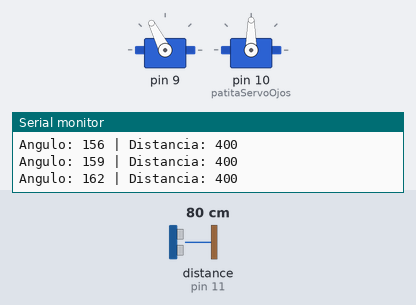
A sketch run on a simulated Arduino Uno, built with avr-gcc and run on an emulated ATmega328P. On the bench: 2 × servo, the last lines printed to the serial monitor. Inputs (shaded band) come from the test bench; at power-on: distance to the obstacle (sensor on pin 11) 80 cm. The echo pulse lasts 58.3 µs per cm.

Above: at 4.28 s.
4.3 s: distance to the obstacle (sensor on pin 11) set to 2 cm
At 4.64 s:
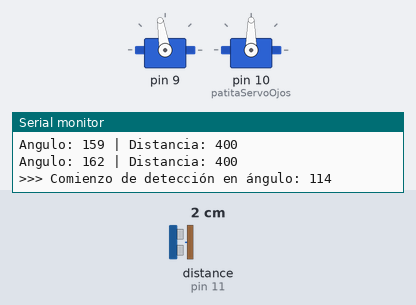
7.3 s: distance to the obstacle (sensor on pin 11) set to 4 cm
At 9.91 s:
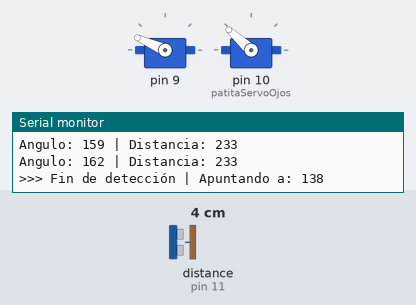
10.3 s: distance to the obstacle (sensor on pin 11) set to 48 cm
At 10.38 s:
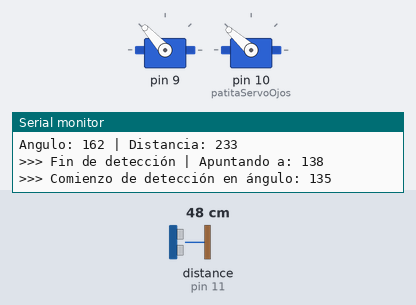
13.3 s: distance to the obstacle (sensor on pin 11) set to 55 cm
At 13.46 s:
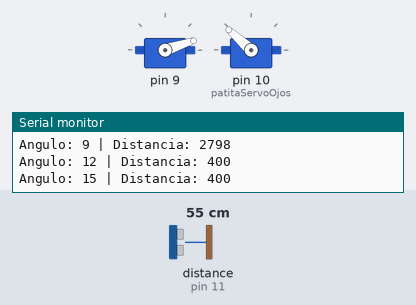
16.3 s: distance to the obstacle (sensor on pin 11) set to 9 cm
19.3 s: distance to the obstacle (sensor on pin 11) set to 42 cm
22.3 s: distance to the obstacle (sensor on pin 11) set to 47 cm
Timing chart, 0 to 26.3 s (numbered marks = the images above; inputs shaded):
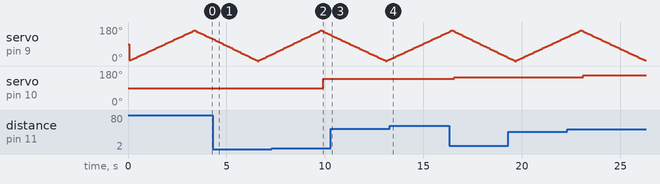

The sketch:

grupo-04.ino
```cpp
/*
Grupo-04

Integrantes:

10-brauliofigueroa2001
13-Bernardita-Jesus
17-jotamorales-romulus
20-Camila-Parada
28-FranUDP

Conexiones:

ServoRadar = Pin 9

ServoOjos = Pin 10

SensorUltrasonico | Trig = Pin 12 | Echo = Pin 11

Mp3 =

*/

#include "SensorUltrasonico.h"
#include "Rotador.h"
#include "Ojos.h"

Rotador rotador;
SensorUltrasonico ultrasonico;
Ojos ojos;

void setup()
{
  Serial.begin(115200);
  ultrasonico.configurar();
  rotador.configurar(&ultrasonico, &ojos);
  ojos.configurar();
}

void loop()
{
  rotador.radar();
}
```

Ojos.cpp
```cpp
#include "Ojos.h"

Ojos::Ojos() {}
Ojos::~Ojos() {}

void Ojos::configurar() {

  // Conecta el servo a esta patita
  servoOjos.attach(patitaServoOjos);
  // Comienza con el servo mirando al centro
  servoOjos.write(90);
}

void Ojos::apuntar(int anguloObjetivo) {
  // Mira al angulo obtenido de la funcion procesarDeteccion()
  servoOjos.write(anguloObjetivo);
}
```

Ojos.h
```cpp
#ifndef OJOS_H
#define OJOS_H

#include <Arduino.h>
#include <Servo.h>

class Ojos {

  public:

  Ojos();
  ~Ojos();

  void configurar();

  // Mueve los ojos a un ángulo objetivo específico.
  void apuntar(int anguloObjetivo);

  //variablels y funciones internas
  private:

  Servo servoOjos;

  // La patita que controla el servo
  const int patitaServoOjos = 10;
};


#endif
```

Rotador.cpp
```cpp
#include "Rotador.h"

Rotador::Rotador() {}
Rotador::~Rotador() {}

void Rotador::configurar(SensorUltrasonico* s, Ojos* o) {
  servo.attach(Rotador::patitaServo);
  sensor = s; // Guardamos el sensor que nos pasaron para usarlo después
  ojos = o; // Guardamos el puntero del servo de los ojos

for (int i = 0; i <= 180; i++) {
    distanciasFondo[i] = 400; // Un valor por defecto seguro (lejos)
  }
}


// Funcion principal encargada del barrido del radar y delegar tareas
void Rotador::radar() {

    // Obtiene el promedio de las distancias y la guarda
    int distanciaActual = sensor->medirDistanciaCm();
    // Si vamos a la derecha...
    if (direccion == 1) {
    // Guardamos la distanciaActual en el slot correspondiente al angulo del servo, en el array
     distanciasFondo[anguloActual] = distanciaActual;

    // Imprime el estado actual para debugging
    Serial.print("Angulo: ");
    Serial.print(anguloActual);
    Serial.print(" | Distancia: ");
    Serial.println(distanciaActual);

    // Si vamos a la izquieda...
    } else {
    // Delega el analisis de detección
    procesarDeteccion(distanciaActual);
    }

    // Comprobar si estamos en un extremo, para ir en la otra dirección
    // Si estamos en el angulo maximo (derecha), ir a la izquierda
    if (anguloActual >= anguloMax) {
      direccion = 0;
    }
    // Si estamos en el anulo minimo (izquierda), cambiar dirección a la derecha
    if (anguloActual <= anguloMin) {
      direccion = 1;
    }

    // Dependiendo de la dirección aumenta o reduce el angulo del servo
    if (direccion == 1) {
      anguloActual += paso;
    } else {
      anguloActual -= paso;
    }
    servo.write(anguloActual);
  }


// Procesa el/los cono(s) de deteccion, ve el punto medio y reposiciona los ojos
void Rotador::procesarDeteccion(int distanciaActual) {
  // Si la diferencia de las dos mediciones es superior al margen de error deteccion = true
  bool deteccion = (abs(distanciaActual - distanciasFondo[anguloActual]) > umbralDeteccion);

  // If deteccion = true...
  if (deteccion) {
    // If "no estabamos ya siguiendo a usuario" ...
    if (detectandoUsuario == false) {
      // Cambiar el estado de la flag para que luego funcione el bloque siguiente
      detectandoUsuario = true;
      // Registrar el angulo de inicio de detección
      anguloInicioDeteccion = anguloActual;
      // Debugging
      Serial.print(">>> Comienzo de detección en ángulo: ");
      Serial.println(anguloInicioDeteccion);
    }
  } else { // If deteccion = false, es decir ya no estoy viendo al usuario...
    // If "ya estabamos detectando al usuario"...
    if (detectandoUsuario == true) {
      // Registrar angulo final de detección (el servo va desde 160 a 0, por lo que el ultimo angulo donde estuvo el usuario fue 1 step atrás)
      int anguloFinDeteccion = anguloActual + paso;
      // Calcula el promedio de ambas mediciones para obtener el centro del cono
      int anguloObjetivo = (anguloInicioDeteccion + anguloFinDeteccion) / 2;
      // Debugging
      Serial.print(">>> Fin de detección | Apuntando a: ");
      Serial.println(anguloObjetivo);
      // Envia el valor a la funcion de los ojos
      ojos->apuntar(anguloObjetivo);
      // Resetea la flag para poder detectar a otro usuario
      detectandoUsuario = false;
      // anguloInicioDeteccion = -1;
    }
  }
}
    
```

Rotador.h
```cpp
#ifndef ROTADOR_H
#define ROTADOR_H

#include <Arduino.h>
#include <Servo.h>
#include "SensorUltrasonico.h"
#include "Ojos.h"

class Rotador {

public:
  Rotador();
  ~Rotador();

  void configurar(SensorUltrasonico* s, Ojos* o);

  void radar();

  Servo servo;
  SensorUltrasonico* sensor;
  Ojos* ojos;

  // Patita que controla el servo
  int patitaServo = 9;
  // Angulo minimo y de inicio del servoRadar
  int anguloMin = 0;
  // ServoRadar comienza en angulo mínimo como posición inicial
  int anguloActual = anguloMin;
  // Angulo máximo de rotación del servoRadar
  int anguloMax = 160;
  // Distancia (grados) que recorre el servoRadar tras cada medición
  int paso = 3;
  // 1 es hacia la derecha, 0 es a la izquierda
  bool direccion = 1;


  // Array de mediciones del radar correspondientes a cada angulo
  int distanciasFondo[181];
  // Margen de error en cm
  const int umbralDeteccion = 100;
  // Si hemos detectado a un usuario
  bool detectandoUsuario = false;
  // Angulo donde se comenzó a registrar una alerta (presencia de usuario)
  int anguloInicioDeteccion = -1;

private:
  // Funcion interna encargada de procesar a que punto posicionar el servoOjos
  void procesarDeteccion(int distanciaActual);
};

#endif
```

SensorUltrasonico.cpp
```cpp
#include "SensorUltrasonico.h"

SensorUltrasonico::SensorUltrasonico() {}
SensorUltrasonico::~SensorUltrasonico() {}

void SensorUltrasonico::configurar() {
  // Nuevo objeto sensor
  sonar = new NewPing(patitaTrig, patitaEcho, maxDistancia);
}

int SensorUltrasonico::medirDistanciaCm() {
// Usamos la función de NewPing para obtener la mediana de un número de pings.
  // Es más rápida y resistente a lecturas anómalas que un promedio simple.
  // El "50" es el timeout máximo en milisegundos.
  int distancia = sonar->ping_median(3, 50);


  if (distancia == 0) {
    return maxDistancia;
  }

  return distancia;
}
```

SensorUltrasonico.h
```cpp
#ifndef SENSOR_ULTRASONICO_H
#define SENSOR_ULTRASONICO_H

#include <Arduino.h>
#include <NewPing.h>


class SensorUltrasonico {

public:

  SensorUltrasonico();
  ~SensorUltrasonico();

  void configurar();
  int medirDistanciaCm();

// Variables privadas que solo el sensor necesita saber
private:
  // Las patitas y la distancia máxima son configuración interna del sensor
  const int patitaTrig = 12;
  const int patitaEcho = 11;
  const int maxDistancia = 400;

  // Un puntero a un objeto de la librería NewPing.
  // Usamos un puntero para poder crearlo en el .cpp
  NewPing* sonar;

};

#endif
```

Measured:
- the behaviour switches between 50 and 51 cm on distance to the obstacle (sensor on pin 11) (found by bisection; images 3 and 4)
